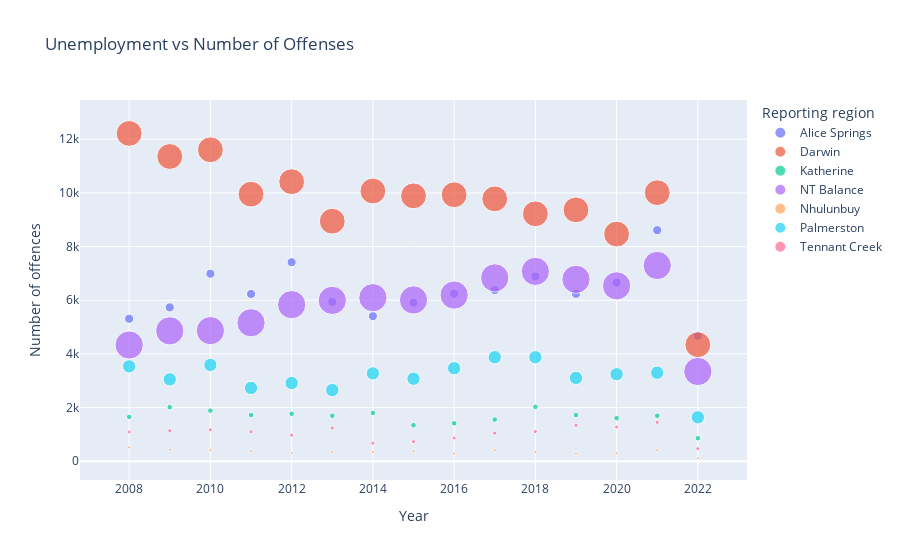

Notebook source saved alongside this figure:
### Code cell
{
    "tags": [
        "remove-input"
    ]
}

px.scatter(region_population_unemployment_df, x = 'Year', y = 'Number of offences', size = 'unemployed', color = 'Reporting region', title = 'Unemployment vs Number of Offenses' )

### Figure 1 — Plotly figure (JSON) as saved in the notebook; plotly's stock layout.template omitted (floating-point values rounded to 4 significant figures)
{"data": [{"hovertemplate": "Reporting region=Alice Springs<br>Year=%{x}<br>Number of offences=%{y}<br>unemployed=%{marker.size}<extra></extra>", "legendgroup": "Alice Springs", "marker": {"color": "#636efa", "size": [430, 430, 430, 430, 430, 430, 430, 430, 430, 430, 430, 430, 430, 430, 430], "sizemode": "area", "sizeref": 10.38, "symbol": "circle"}, "mode": "markers", "name": "Alice Springs", "orientation": "v", "showlegend": true, "type": "scatter", "x": [2008, 2009, 2010, 2011, 2012, 2013, 2014, 2015, 2016, 2017, 2018, 2019, 2020, 2021, 2022], "xaxis": "x", "y": [5312, 5735, 6989, 6235, 7418, 5935, 5410, 5907, 6244, 6379, 6887, 6240, 6657, 8613, 4678], "yaxis": "y"}, {"hovertemplate": "Reporting region=Darwin<br>Year=%{x}<br>Number of offences=%{y}<br>unemployed=%{marker.size}<extra></extra>", "legendgroup": "Darwin", "marker": {"color": "#EF553B", "size": [3466, 3466, 3466, 3466, 3466, 3466, 3466, 3466, 3466, 3466, 3466, 3466, 3466, 3466, 3466], "sizemode": "area", "sizeref": 10.38, "symbol": "circle"}, "mode": "markers", "name": "Darwin", "orientation": "v", "showlegend": true, "type": "scatter", "x": [2008, 2009, 2010, 2011, 2012, 2013, 2014, 2015, 2016, 2017, 2018, 2019, 2020, 2021, 2022], "xaxis": "x", "y": [12218, 11359, 11609, 9954, 10420, 8947, 10073, 9891, 9933, 9780, 9223, 9368, 8468, 10009, 4343], "yaxis": "y"}, {"hovertemplate": "Reporting region=Katherine<br>Year=%{x}<br>Number of offences=%{y}<br>unemployed=%{marker.size}<extra></extra>", "legendgroup": "Katherine", "marker": {"color": "#00cc96", "size": [162, 162, 162, 162, 162, 162, 162, 162, 162, 162, 162, 162, 162, 162, 162], "sizemode": "area", "sizeref": 10.38, "symbol": "circle"}, "mode": "markers", "name": "Katherine", "orientation": "v", "showlegend": true, "type": "scatter", "x": [2008, 2009, 2010, 2011, 2012, 2013, 2014, 2015, 2016, 2017, 2018, 2019, 2020, 2021, 2022], "xaxis": "x", "y": [1654, 2017, 1886, 1723, 1769, 1696, 1799, 1344, 1415, 1552, 2027, 1725, 1606, 1697, 858], "yaxis": "y"}, {"hovertemplate": "Reporting region=NT Balance<br>Year=%{x}<br>Number of offences=%{y}<br>unemployed=%{marker.size}<extra></extra>", "legendgroup": "NT Balance", "marker": {"color": "#ab63fa", "size": [4153, 4153, 4153, 4153, 4153, 4153, 4153, 4153, 4153, 4153, 4153, 4153, 4153, 4153, 4153], "sizemode": "area", "sizeref": 10.38, "symbol": "circle"}, "mode": "markers", "name": "NT Balance", "orientation": "v", "showlegend": true, "type": "scatter", "x": [2008, 2009, 2010, 2011, 2012, 2013, 2014, 2015, 2016, 2017, 2018, 2019, 2020, 2021, 2022], "xaxis": "x", "y": [4332, 4861, 4868, 5161, 5837, 5995, 6096, 6012, 6194, 6835, 7076, 6781, 6538, 7297, 3346], "yaxis": "y"}, {"hovertemplate": "Reporting region=Nhulunbuy<br>Year=%{x}<br>Number of offences=%{y}<br>unemployed=%{marker.size}<extra></extra>", "legendgroup": "Nhulunbuy", "marker": {"color": "#FFA15A", "size": [52, 52, 52, 52, 52, 52, 52, 52, 52, 52, 52, 52, 52, 52, 52], "sizemode": "area", "sizeref": 10.38, "symbol": "circle"}, "mode": "markers", "name": "Nhulunbuy", "orientation": "v", "showlegend": true, "type": "scatter", "x": [2008, 2009, 2010, 2011, 2012, 2013, 2014, 2015, 2016, 2017, 2018, 2019, 2020, 2021, 2022], "xaxis": "x", "y": [523, 432, 422, 379, 305, 343, 339, 381, 288, 416, 352, 286, 297, 411, 121], "yaxis": "y"}, {"hovertemplate": "Reporting region=Palmerston<br>Year=%{x}<br>Number of offences=%{y}<br>unemployed=%{marker.size}<extra></extra>", "legendgroup": "Palmerston", "marker": {"color": "#19d3f3", "size": [922, 922, 922, 922, 922, 922, 922, 922, 922, 922, 922, 922, 922, 922, 922], "sizemode": "area", "sizeref": 10.38, "symbol": "circle"}, "mode": "markers", "name": "Palmerston", "orientation": "v", "showlegend": true, "type": "scatter", "x": [2008, 2009, 2010, 2011, 2012, 2013, 2014, 2015, 2016, 2017, 2018, 2019, 2020, 2021, 2022], "xaxis": "x", "y": [3537, 3053, 3591, 2733, 2918, 2652, 3275, 3076, 3467, 3878, 3876, 3105, 3244, 3301, 1638], "yaxis": "y"}, {"hovertemplate": "Reporting region=Tennant Creek<br>Year=%{x}<br>Number of offences=%{y}<br>unemployed=%{marker.size}<extra></extra>", "legendgroup": "Tennant Creek", "marker": {"color": "#FF6692", "size": [89, 89, 89, 89, 89, 89, 89, 89, 89, 89, 89, 89, 89, 89, 89], "sizemode": "area", "sizeref": 10.38, "symbol": "circle"}, "mode": "markers", "name": "Tennant Creek", "orientation": "v", "showlegend": true, "type": "scatter", "x": [2008, 2009, 2010, 2011, 2012, 2013, 2014, 2015, 2016, 2017, 2018, 2019, 2020, 2021, 2022], "xaxis": "x", "y": [1091, 1136, 1173, 1097, 971, 1238, 672, 729, 865, 1050, 1107, 1344, 1277, 1451, 470], "yaxis": "y"}], "layout": {"legend": {"itemsizing": "constant", "title": {"text": "Reporting region"}, "tracegroupgap": 0}, "title": {"text": "Unemployment vs Number of Offenses"}, "xaxis": {"anchor": "y", "domain": [0, 1], "title": {"text": "Year"}}, "yaxis": {"anchor": "x", "domain": [0, 1], "title": {"text": "Number of offences"}}}}
